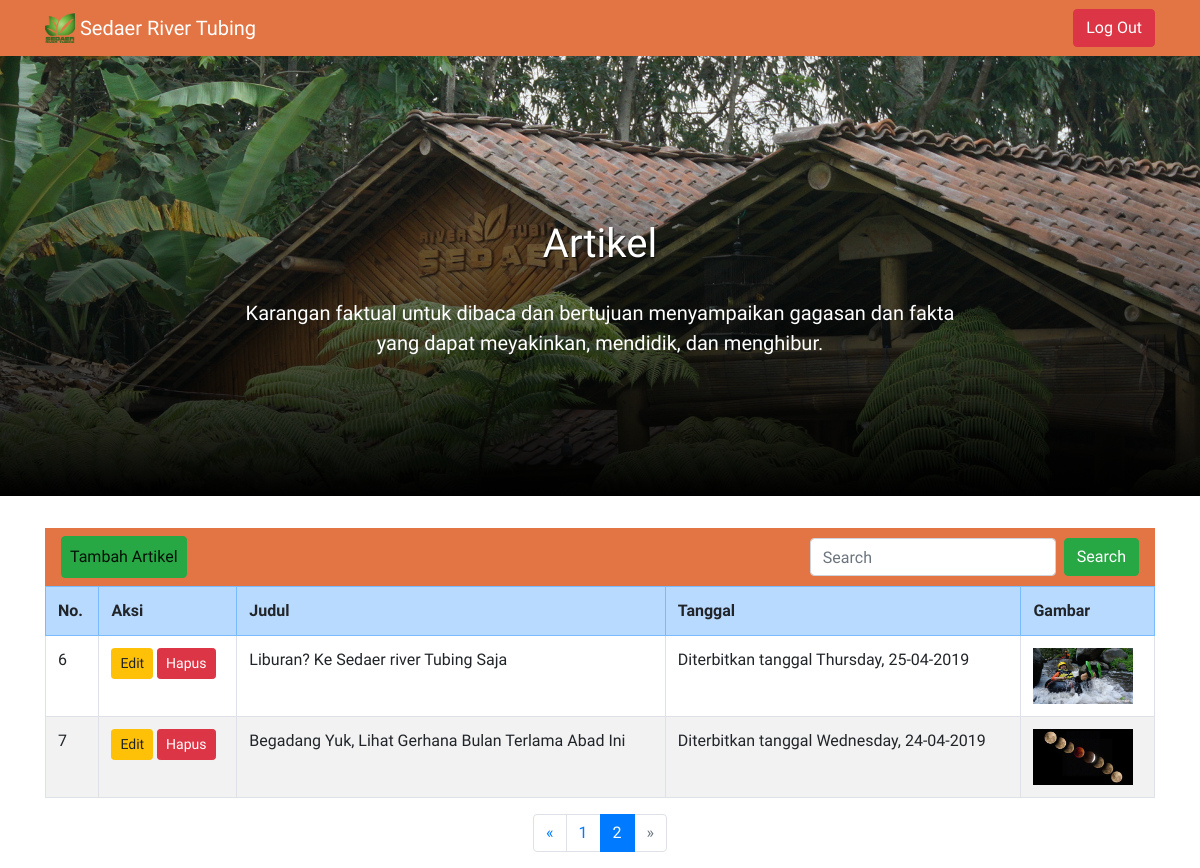
Page /adminpage.php?p=2 (signed in) on the committed database.
### tables this page shows
CREATE TABLE `artikel` (
  `id` int(11) NOT NULL,
  `judul` varchar(100) NOT NULL,
  `tanggal` varchar(50) NOT NULL,
  `content` text NOT NULL,
  `gambar` varchar(200) NOT NULL
);

### functions.php (called while the page is built, shortened)
<?php
$dbhost = 'localhost';
$dbuser = 'id4504169_sedaerrt';
$dbpass = 'megapro2005';
$dbname = 'id4504169_sedaer';
$conn = new mysqli($dbhost,$dbuser,$dbpass,$dbname);
function query($query) {
	global $conn;
	$result = mysqli_query($conn, $query);
	$rows = [];
	while ($row = mysqli_fetch_assoc($result)) {
			$rows[] = $row;
	}
	return $rows;
}
?>

### adminpage.php (the view, shortened to what this page needs)
<?php
	require 'functions.php';
	$artikel = query("SELECT * FROM artikel ORDER BY tanggal ASC") ;
    $jumlahDataPerHalaman = 5;
    $jumlahData = count(query("SELECT * FROM artikel ORDER BY tanggal ASC"));
    $jumlahHalaman = ceil($jumlahData / $jumlahDataPerHalaman);
    $halamanAktif = ( isset($_GET["p"]) ) ? $_GET["p"] : 1;
    $awalData = ( $jumlahDataPerHalaman * $halamanAktif) - $jumlahDataPerHalaman;
    $hasilHalamanPertama = ($halamanAktif-1)*$jumlahDataPerHalaman;
    $no = ($hasilHalamanPertama + 1) - 1;
    $artikel = query("SELECT * FROM artikel ORDER BY tanggal ASC LIMIT $awalData, $jumlahDataPerHalaman");
?>
<!DOCTYPE html>
<html>
<head>
	<link rel="stylesheet" type="text/css" href="css/bootstrap.css">
	<link rel="stylesheet" href="styles2.css">
	<link rel="stylesheet" href="https://cdnjs.cloudflare.com/ajax/libs/baguettebox.js/1.8.1/baguetteBox.min.css">
	<link href="vendor/fontawesome-free/css/all.min.css" rel="stylesheet" type="text/css">
</head>
<body>
    <nav class="navbar navbar-expand-lg navbar-light">
        <div class="container">
            <a class="navbar-brand">
                <img src="img/s_logo.png" width="30" height="30" class="d-inline-block align-top" alt="">
                    Sedaer River Tubing
            </a>
            <a href="logout.php" class="btn btn-danger">Log Out</a>
        </div>
    </nav>
    <div class="jumbotron jumbotron-fluid">
        <div class="container">
            <h1 class="display-4">Artikel</h1>
            <p class="lead">Karangan faktual untuk dibaca dan bertujuan menyampaikan gagasan dan fakta yang dapat meyakinkan, mendidik, dan menghibur.</p>
        </div>
    </div>
	<div class="container">
		<nav class="navbar navbar-expand-lg navbar-light">
			<div class="collapse navbar-collapse" id="navbarSupportedContent">
				<ul class="navbar-nav mr-auto">
					<li class="nav-item active">
						<a class="nav-link btn btn-success" href="tambah.php">Tambah Artikel <span class="sr-only">(current)</span></a>
					</li>
				</ul>
				<form class="form-inline my-2 my-lg-0" action="" method="POST">
					<input class="form-control mr-sm-2" type="text" name="keyword" placeholder="Search" aria-label="Search" placeholder="Masukkan Judul yang ingin dicari" autofocus autocomplete="off">
					<button class="btn btn-success my-2 my-sm-0" type="submit" name="cari">Search</button>
				</form>
			</div>
		</nav>
		<table class="table table-bordered table-striped">
			<tr class="table-primary">
				<th>No.</th>
				<th>Aksi</th>
				<th>Judul</th>
				<th>Tanggal</th>
				<th>Gambar</th>
			</tr>
			<?php foreach ($artikel as $row): $no++;?>
			<tr id="tableRow">
				<td>
					<?= $no; ?>
				</td>
				<td>
					<a href="edit.php?id=<?= $row["id"];?>">
						<button type="button" class="btn btn-warning btn-sm">Edit</button>
					</a>
					<button type="button" class="btn btn-danger btn-sm" data-toggle="modal" data-target="#modalHapus<?= $row["id"];?>">
						Hapus
					</button>
				</td>
				<td>
					<?= $row["judul"]; ?>
				</td>
				<td>
					<?= "Diterbitkan tanggal " . $row["tanggal"]; ?>
				</td>
				<td>
					<img src="../images/<?= $row["gambar"]; ?>" alt="" width="100">
				</td>
			</tr>
			<?php endforeach;?>
		</table>
		<nav aria-label="Page navigation example">
			<ul class="pagination justify-content-center">
				<?php if( $halamanAktif > 1) : ?>
					<li class="page-item">
						<a class="page-link" href="?p=<?= $halamanAktif - 1; ?>" aria-label="Previous">
							<span aria-hidden="true">&laquo;</span>
						</a>
					</li>
				<?php endif; ?>
				<?php for( $i = 1; $i <= $jumlahHalaman; $i++) : ?>
					<?php if( $i == $halamanAktif) : ?>
						<li class="page-item active"><a class="page-link" href="?p=<?= $i; ?>"><?= $i; ?></a></li>
					<?php else : ?>
						<li class="page-item"><a class="page-link" href="?p=<?= $i; ?>"><?= $i; ?></a></li>
					<?php endif; ?>
				<?php endfor; ?>
				<?php if( $halamanAktif < $jumlahHalaman ) : ?>
					<li class="page-item">
						<a class="page-link" href="?p=<?= $halamanAktif + 1; ?>" aria-label="Next">
							<span aria-hidden="true">&raquo;</span>
							<span class="sr-only">Next</span>
						</a>
					</li>
				<?php else : ?>
					<li class="page-item disabled">
						<a class="page-link" href="?p=<?= $halamanAktif + 1; ?>" aria-label="Next">
							<span aria-hidden="true">&raquo;</span>
						</a>
					</li>
				<?php endif; ?>
			</ul>
		</nav>
	</div>
</body>
</html>

### styles2.css (style rules this page uses)
body { font-family: 'Sniglet', cursive; }
.navbar { background-color: #E37544; }
.navbar-brand { color: #FFF !important; }
.jumbotron { background-image: url(img/jumbotron.JPG); background-size: cover; height: 440px; text-align: center; position: relative; }
.jumbotron .container { z-index: 1; position: relative; }
.jumbotron::after { content: ''; display: block; width: 100%; height: 80%; background-image: linear-gradient(to top, rgba(0, 0, 0, 1), rgba(0, 0, 0, 0)); position: absolute; bottom: 0; }
.jumbotron .display-4 { color: white; margin-top: 100px; font-weight: lighter; text-shadow: 1px 1px 1px rgba(0, 0, 0, 0.7); font-size: 40px; margin-bottom: 30px; }
.jumbotron .lead { color: #FFF; }
@media (min-width: 992px) { .jumbotron .lead { margin-left: 5cm; margin-right: 5cm; } }

### rows in the picture
artikel: judul "Liburan? Ke Sedaer river Tubing Saja", tanggal "Thursday, 25-04-2019", gambar (picture)
artikel: judul "Begadang Yuk, Lihat Gerhana Bulan Terlama Abad Ini", tanggal "Wednesday, 24-04-2019", gambar (picture)
